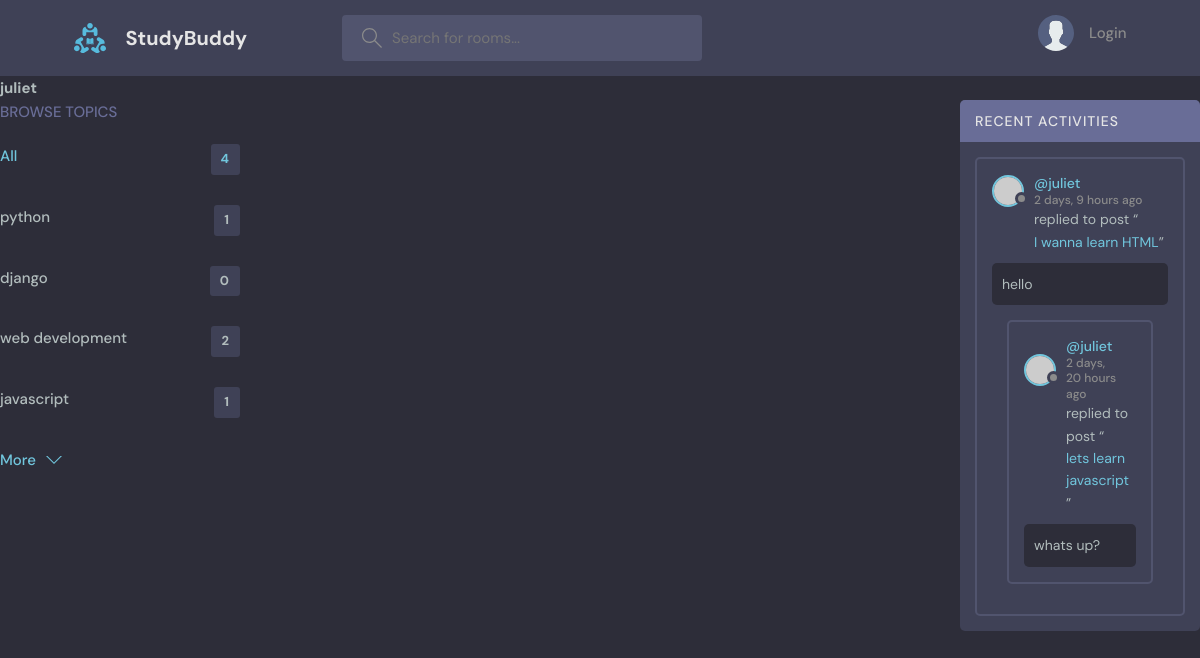
Page /room/profile/3/ on the committed database.
### base/models.py (models this page shows, shortened)
class Topic(models.Model):
    name = models.CharField(max_length=200)

class Message(models.Model):
    room = models.ForeignKey(Room, on_delete=models.CASCADE)
    body = models.TextField()
    updated = models.DateTimeField(auto_now=True)
    created = models.DateTimeField(auto_now_add=True)
    user = models.ForeignKey(User, on_delete=models.CASCADE)
    class Meta:
        ordering = ['-updated', '-created']

class Room(models.Model):
    name = models.CharField(max_length=200)
    description = models.TextField(null=True, blank=True)
    updated = models.DateTimeField(auto_now=True)
    created = models.DateTimeField(auto_now_add=True)
    host = models.ForeignKey(User, on_delete=models.SET_NULL, null=True)
    participants = models.ManyToManyField(User , related_name='participants', blank=True)
    topic = models.ForeignKey('Topic', on_delete=models.SET_NULL, null=True)
    class Meta:
        ordering = ['-updated', '-created']
    def __str__(self):
        return self.name

### base/views.py (the view)
# urls.py: path( 'profile/<int:pk>/', views.userProfile, name='user-profile'),
def userProfile (request, pk):
    user = User.objects.get(id=pk)
    rooms = user.room_set.all()
    room_messages = user.message_set.all()
    topics = Topic.objects.all()
    context = {'user': user, 'rooms': rooms, 'room_messages': room_messages, 'topics': topics}
    return render(request, 'base/profile.html', context)

### base/templates/base/profile.html (shortened to what this page needs)
{% extends 'main.html' %}
{% block content %}
<h1>{{user.username}}</h1>
<div class="profile-container">
    <div>
        {% include 'base/topic_component.html'  %}
    </div>
    <div>
    </div>
    <div>
        {%  include 'base/activity_component.html'  %}
    </div>
</div>
{% endblock content %}

### base/templates/base/topic_component.html
<div class="topics">
    <div class="topics__header">
      <h2>Browse Topics</h2>
    </div>
    <ul class="topics__list">
      <li>
        <a href="{% url 'home'  %}" class="active">All <span>{{topics.count}}</span></a>
      </li>
      {% for topic in topics  %}
      <li>
        <a href="{% url 'home' %}?q={{topic.name}}">{{topic.name}} <span>{{topic.room_set.all.count}}</span></a>
      </li>
      {% endfor %}
    </ul>
    <a class="btn btn--link" href="topics.html">
      More
      <svg version="1.1" xmlns="http://www.w3.org/2000/svg" width="32" height="32" viewBox="0 0 32 32">
        <title>chevron-down</title>
        <path d="M16 21l-13-13h-3l16 16 16-16h-3l-13 13z"></path>
      </svg>
    </a>
  </div>

### base/templates/base/activity_component.html (shortened to what this page needs)
<div class="activities">
    <div class="activities__header">
      <h2>Recent Activities</h2>
    </div>
    {% for message in room_messages  %}
    <div class="activities__box">
      <div class="activities__boxHeader roomListRoom__header">
        <a href="{% url 'user-profile' message.user.id  %}" class="roomListRoom__author">
          <div class="avatar avatar--small">
            <img src="https://randomuser.me/api/portraits/women/11.jpg" />
          </div>
          <p>
            @{{message.user}}
            <span>{{message.created|timesince}} ago</span>
          </p>
        </a>
      </div>
      <div class="activities__boxContent">
        <p>replied to post “<a href="{% url 'room' message.room.id %}">{{message.room}}</a>”</p>
        <div class="activities__boxRoomContent">
         {{message.body}}
      </div>
    </div>
    {% endfor %}
  </div>

### static/styles/style.css (style rules this page uses)
:root { --color-main: #71c6dd; --color-main-light: #e1f6fb; --color-dark: #3f4156; --color-dark-medium: #51546e; --color-dark-light: #696d97; --color-light: #e5e5e5; --color-gray: #8b8b8b; --color-light-gray: #b2bdbd; --color-bg: #2d2d39; --color-success: #5dd693; --color-error: #fc4b0b; }
* { font-family: "DM Sans", -apple-system, BlinkMacSystemFont, "Segoe UI", Roboto, Oxygen, Ubuntu, Cantarell, "Open Sans", "Helvetica Neue", sans-serif; margin: 0; padding: 0; box-sizing: border-box; text-rendering: optimizeLegibility; font-size: inherit; }
html { font-size: 56.25%; }
@media only screen and (min-width: 1200px) { html { font-size: 62.5%; } }
body { line-height: 1.6; font-weight: 400; font-size: 1.5rem; color: var(--color-light-gray); background-color: var(--color-bg); min-height: 100vh; }
img { width: 100%; }
a { display: inline-block; color: var(--color-main); text-decoration: none; }
.btn { background-color: transparent; border: none; display: inline-flex; align-items: center; gap: 1rem; cursor: pointer; transition: all ease-in-out 0.3s; padding: 1rem 2rem; border-radius: 5px; box-shadow: 1px 1px 3px 1px rgba(0, 0, 0, 0.15); font-weight: 500; }
.btn--link { border-radius: 0; padding: 0; color: var(--color-main); box-shadow: none; }
.btn > svg { fill: currentColor; width: 1.6rem; height: 1.6rem; }
.avatar { position: relative; display: inline-block; border-radius: 50%; border: 2px solid var(--color-main); }
.avatar img { display: block; border-radius: 50%; object-fit: cover; object-position: center; }
.avatar::after { content: ""; display: block; position: absolute; background-color: var(--color-gray); z-index: 111; border-radius: 50%; border: 0.3rem solid var(--color-dark); }
.avatar.avatar--small img { width: 2.8rem; height: 2.8rem; }
.avatar.avatar--small:after { width: 0.7rem; height: 0.7rem; bottom: 0px; right: -6px; }
.topics__header { margin-bottom: 2rem; }
.topics__header h2 { text-transform: uppercase; font-weight: 500; color: var(--color-dark-light); }
.topics__list { list-style: none; }
.topics__list li a { display: flex; justify-content: space-between; margin-bottom: 3rem; font-weight: 500; color: var(--color-light-gray); transition: all 0.3s ease-in-out; }
.topics__list li a.active, .topics__list li a:hover { color: var(--color-main); }
.topics__list li a span { padding: 0.5rem 1rem; background-color: var(--color-dark); border-radius: 3px; font-size: 1.3rem; font-weight: 700; letter-spacing: 1px; }
.roomListRoom__header { display: flex; justify-content: space-between; align-items: center; }
.roomListRoom__author { font-weight: 500; display: flex; align-items: center; gap: 1rem; }
.activities { background: var(--color-dark); border-radius: 5px; overflow: hidden; }
.activities__header h2 { background-color: var(--color-dark-light); text-transform: uppercase; font-weight: 500; padding: 1rem 1.5rem; color: var(--color-light); letter-spacing: 1px; font-size: 1.4rem; }
.activities__box { margin: 1.5rem; padding: 1.5rem; border: 2px solid var(--color-dark-medium); border-radius: 5px; }
.activities__boxHeader p { font-size: 1.4rem; line-height: 1.3; }
.activities__boxHeader p span { color: var(--color-gray); font-size: 1.2rem; display: block; }
.activities__boxContent { margin-left: 4.2rem; }
.activities__boxContent { font-size: 1.4rem; }
.activities__boxRoomContent { background: var(--color-bg); padding: 1rem; border-radius: 5px; margin-top: 1rem; margin-left: -4.2rem; }

### base/templates/base/profile.html (style rules this page uses)
.profile-container { display: grid; grid-template-columns: 1fr 3fr 1fr; }

### rows in the picture
Topic: name "python", room_set.all.count "1"
Topic: name "django", room_set.all.count "0"
Topic: name "web development", room_set.all.count "2"
Topic: name "javascript", room_set.all.count "1"
Message: user "juliet", created "2 days, 9 hours", room "I wanna learn HTML", body "hello"
Message: user "juliet", created "2 days, 20 hours", room "lets learn javascript", body "whats up?"

### other values in the picture
{{ user.username }} "juliet"
{{ topics.count }} "4"
